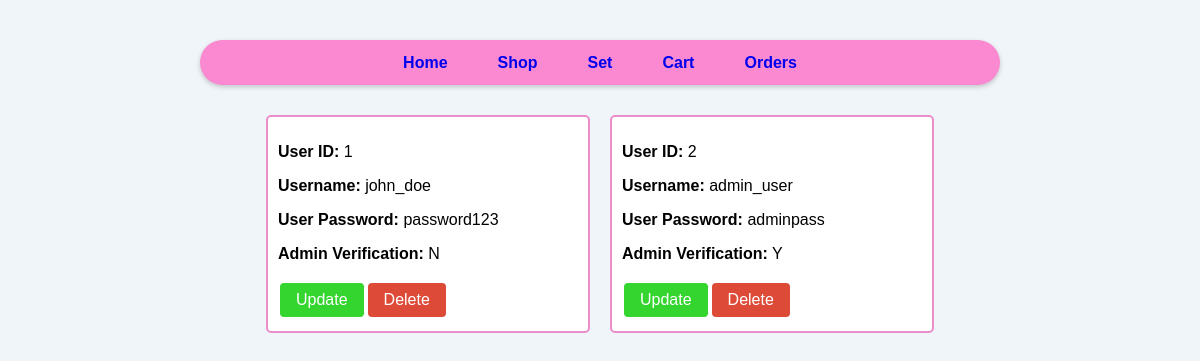
/Admin-UserListing.php, run on an earlier commit of the app's database.
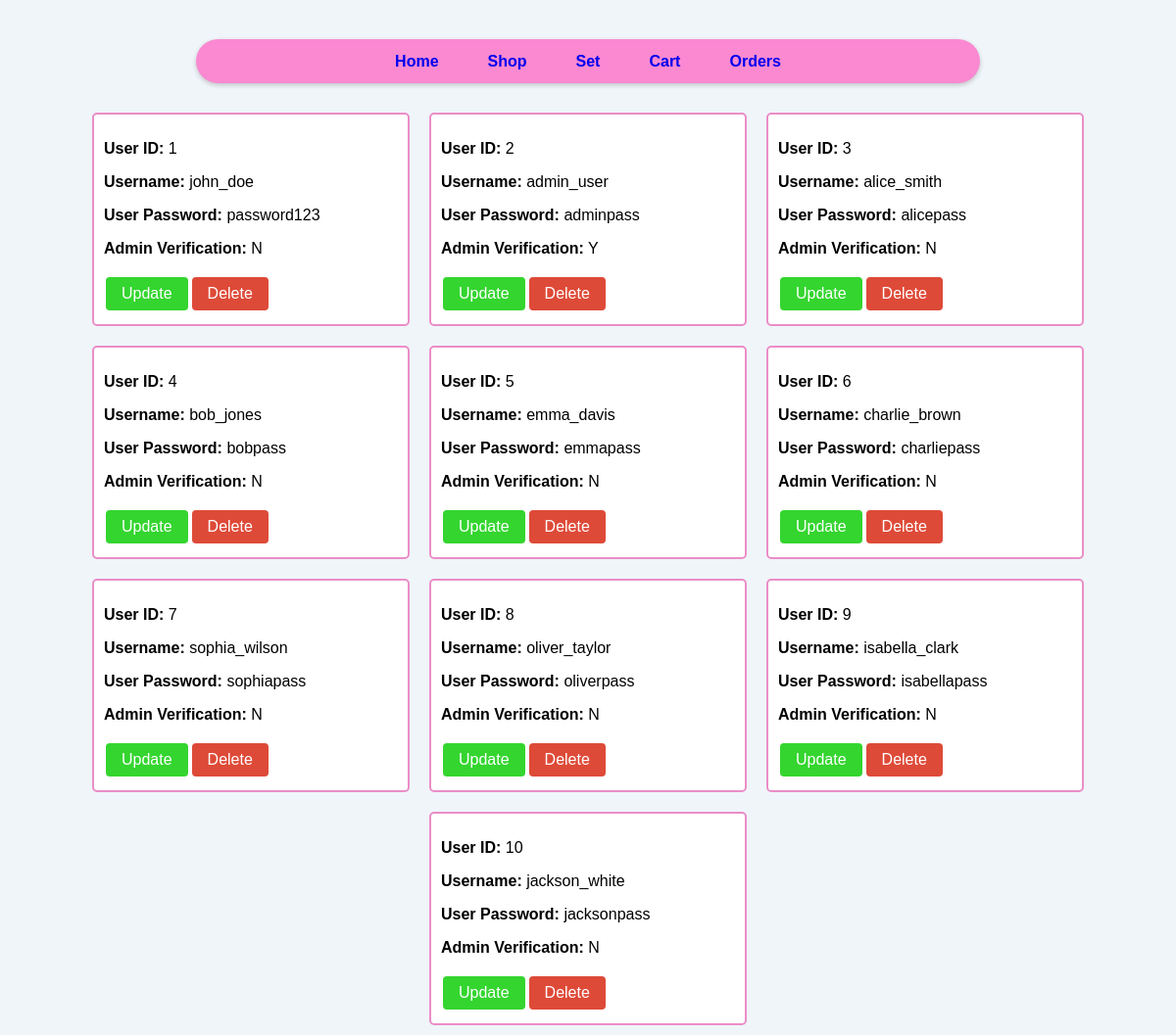
And on a later commit of the database.
### tables this page shows
CREATE TABLE IF NOT EXISTS `user`
(
  user_ID INT(8) PRIMARY KEY NOT NULL AUTO_INCREMENT,
  user_name VARCHAR(45) NOT NULL,
  user_password VARCHAR(45) NOT NULL,
  user_admin ENUM('Y','N') NOT NULL,
  user_funds INT(10) NOT NULL DEFAULT 0
);

### Admin-UserListing.php (the view, shortened to what this page needs)
<!DOCTYPE html>
<html lang="en">
<head>
</head>
<body>
    <div class="user-page-container">
        <div class="nav-container">
                <div class="navbar">
                    <nav>
                    <a href="home.php">Home</a>
                    <a href="shop.php">Shop</a>
                    <a href="set.php">Set</a>
                    <a href="cart.php">Cart</a>
                    <a href="orders.php">Orders</a>
                    </nav>
                </div>
        </div>
        <div class="container">
            <?php
            $servername = "localhost";
            $username = "root";
            $password = "";
            $database = "confectionary";
            $conn = new mysqli($servername, $username, $password, $database);
            $sql = "SELECT * FROM user";
            $result = $conn->query($sql);
            if ($result->num_rows > 0) {
                while($row = $result->fetch_assoc()) {
                    echo '<div class="item-box">';
                    echo '<p><strong>User ID:</strong> ' . $row["user_ID"] . '</p>';
                    echo '<p><strong>Username:</strong> ' . $row["user_name"] . '</p>';
                    echo '<p><strong>User Password:</strong> ' . $row["user_password"] . '</p>';
                    echo '<p><strong>Admin Verification:</strong> ' . $row["user_admin"] . '</p>';
                    echo '<form action="Admin-UserConfig.php" method="post">';
                    echo '<input type="submit" class="update-btn" name="update" value="Update">';
                    echo '<input type="submit" class="delete-btn" name="delete" value="Delete">';
                    echo '</form>';
                    echo '</div>';
                }
            } else {
                echo "0 results";
            }
            ?>
        </div>
    </div>
</body>
</html>

What changed in the data, as far as the page shows it:
added user: user_ID "3", user_name "alice_smith", user_password "alicepass", user_admin "N"
added user: user_ID "4", user_name "bob_jones", user_password "bobpass", user_admin "N"
added user: user_ID "5", user_name "emma_davis", user_password "emmapass", user_admin "N"
added user: user_ID "6", user_name "charlie_brown", user_password "charliepass", user_admin "N"
added user: user_ID "7", user_name "sophia_wilson", user_password "sophiapass", user_admin "N"
added user: user_ID "8", user_name "oliver_taylor", user_password "oliverpass", user_admin "N"
added user: user_ID "9", user_name "isabella_clark", user_password "isabellapass", user_admin "N"
added user: user_ID "10", user_name "jackson_white", user_password "jacksonpass", user_admin "N"
